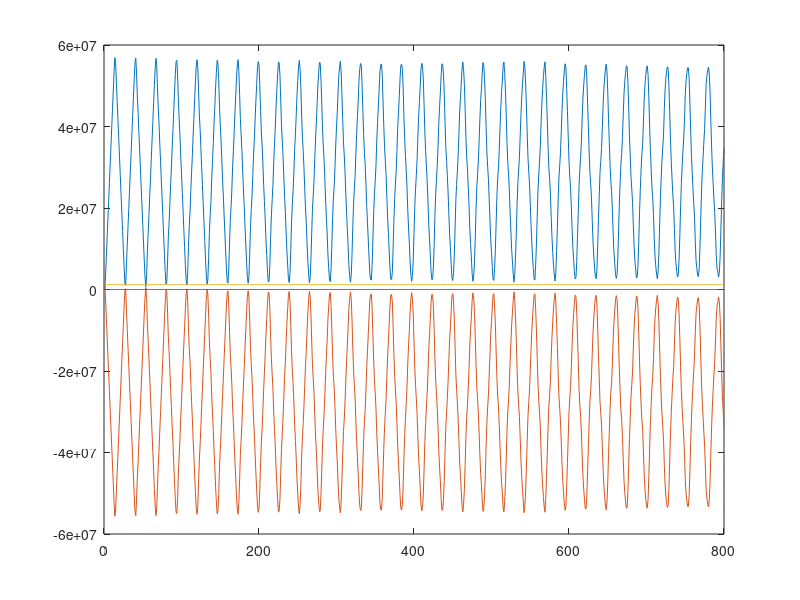

Source code (MATLAB):
clear all;
close all;
clc;

fs = 8000;      % Sampling rate
k = 1 / fs;     % Time step
L = 1;          % String length
rho = 7850;     % Density of steel [kg/m^3]
r = 0.001;      % String radius
A = pi * r^2;   % Cross-sectional area
E = 2E11;       % Young's Modulus
inertia = pi / 4 * r^4; % Moment of inertia
kappa = sqrt((E * inertia) / (rho * A * L^4));  % Stiffness

h = sqrt(2 * kappa * k); % Grid spacing
muSq = (k * kappa / h^2)^2; % Courant number squared

P = 1/2; % plucking position

n = floor(L / h) + 1; % Number of grid-points

%% Raised cosine input
cosWidth = round(n / 20);
raisedCos = 0.5 * (cos(pi:(2*pi)/cosWidth:3*pi) + 1);
PIdx = floor (P * n);

%% Initialise state vectors
u = zeros(n, 1);
u(floor(n * P - cosWidth / 2 : ceil(n * P + cosWidth / 2))) = raisedCos;
uPrev = u;
uNext = zeros(n,1);

%% Matrix representation

Dxx = (sparse(2:n, 1:n-1, ones(1, n-1), n, n) + ...
    sparse(1:n, 1:n, -2 * ones(1, n), n, n) + ...
    sparse(1:n-1, 2:n, ones(1, n-1), n, n));
Dxxxx = Dxx * Dxx;

I = sparse(1:n, 1:n, ones(1, n), n, n);
B = 2 * I - muSq * Dxxxx;
Buse = B(3:n-2, 3:n-2);
lengthSound = fs / 10;
out = zeros(lengthSound, 1);

drawBar = false;
range = 3 : n-2;

kinEnergy = zeros(lengthSound,1);
potEnergy = zeros(lengthSound,1);

for t = 1 : lengthSound
    uNext(range) = Buse * u(range) - uPrev(range);
    out(t) = uNext(length(uNext) - PIdx);
    kinEnergy(t) = 1 / 2 * sum (h * ((1 / k * (u(range) - uPrev(range))).^2));
    potEnergy(t) = kappa^2 / 2 * sum (1 / h^3 * ...
        (u(range + 1) - 2 * u(range) + u(range - 1)) .* ...
        (uPrev(range + 1) - 2 * uPrev(range) + uPrev(range - 1)));
    uPrev = u;
    u = uNext;
    
    if mod(t,2) == 1 && drawBar
        plot(uNext);
        ylim([-1 1]);
        drawnow;
    end
end
plot(kinEnergy);
hold on; plot(potEnergy);
totEnergy = kinEnergy + potEnergy;
plot(totEnergy);
plot(out);

%% For-loop representation
% for t = 1 : fs * 3
%     for x = 3 : length(u) - 2
%         uNext(x) = (2 - 6 * muSq) * u(x) + ...
%                     4 * muSq * (u(x+1) + u(x-1)) - ...
%                     muSq * (u(x-2) + u(x+2)) - uPrev(x);
%     end
%     out(t) = uNext(PIdx);
%     uPrev = u;
%     u = uNext;
% end
% plot(out);